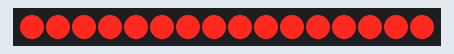
Bench run of a sketch on a simulated Arduino Uno, built with avr-gcc and run on an emulated ATmega328P. Shown: 16 shift-register outputs drawn as a row of LEDs (first output left, lit = HIGH). Wiring (inferred from the names in the program): 2 × shift register (74HC595): data pin 11; shift clock pin 12; latch pin 8. Wiring (inferred from the signals the program sends): row of LEDs: on Q0, Q1, Q2, Q3, Q4, Q5, Q6, Q7, Q8, Q9, Q10, Q11, Q12, Q13, Q14, Q15.

Above: at 2.35 s.
At 2.95 s:
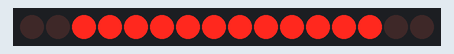
At 3.55 s:
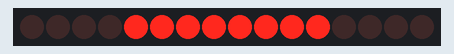
At 5.05 s:
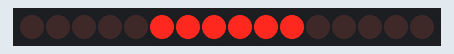
At 7.15 s:
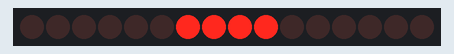
At 8.65 s:
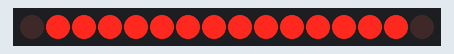
Timing chart, 0 to 9.1 s (numbered marks = the images above):
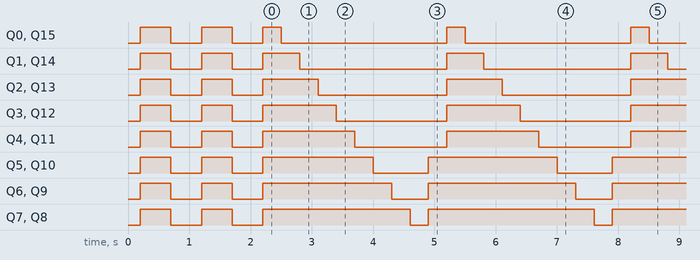

The sketch:

8-shiftRegister-dualDefinedArray.ino
```cpp
//**************************************************************//
//  Name    : shiftOutCode, Predefined Dual Array Style         //
//  Author  : Carlyn Maw, Tom Igoe                              //
//  Date    : 25 Oct, 2006                                      //
//  Version : 1.0                                               //
//  Notes   : Code for using a 74HC595 Shift Register           //
//          : to count from 0 to 255                            //
//****************************************************************
//Pin connected to ST_CP of 74HC595
int latchPin = 8;
//Pin connected to SH_CP of 74HC595
int clockPin = 12;
////Pin connected to DS of 74HC595
int dataPin = 11;
//holders for infromation you're going to pass to shifting function
byte dataRED;
byte dataGREEN;
byte dataArrayRED[10];
byte dataArrayGREEN[10];
void setup() {
  //set pins to output because they are addressed in the main loop
  pinMode(latchPin, OUTPUT);
  Serial.begin(9600);
  //Arduino doesn't seem to have a way to write binary straight into the code
  //so these values are in HEX.  Decimal would have been fine, too.
  dataArrayRED[0] = 0xFF; //11111111
  dataArrayRED[1] = 0xFE; //11111110
  dataArrayRED[2] = 0xFC; //11111100
  dataArrayRED[3] = 0xF8; //11111000
  dataArrayRED[4] = 0xF0; //11110000
  dataArrayRED[5] = 0xE0; //11100000
  dataArrayRED[6] = 0xC0; //11000000
  dataArrayRED[7] = 0x80; //10000000
  dataArrayRED[8] = 0x00; //00000000
  dataArrayRED[9] = 0xE0; //11100000
  //Arduino doesn't seem to have a way to write binary straight into the code
  //so these values are in HEX.  Decimal would have been fine, too.
  dataArrayGREEN[0] = 0xFF; //11111111
  dataArrayGREEN[1] = 0x7F; //01111111
  dataArrayGREEN[2] = 0x3F; //00111111
  dataArrayGREEN[3] = 0x1F; //00011111
  dataArrayGREEN[4] = 0x0F; //00001111
  dataArrayGREEN[5] = 0x07; //00000111
  dataArrayGREEN[6] = 0x03; //00000011
  dataArrayGREEN[7] = 0x01; //00000001
  dataArrayGREEN[8] = 0x00; //00000000
  dataArrayGREEN[9] = 0x07; //00000111
  //function that blinks all the LEDs
  //gets passed the number of blinks and the pause time
  blinkAll_2Bytes(2, 500);
}
void loop() {
  for (int j = 0; j < 10; j++) {
    //load the light sequence you want from array
    dataRED = dataArrayRED[j];
    dataGREEN = dataArrayGREEN[j];
    //ground latchPin and hold low for as long as you are transmitting
    digitalWrite(latchPin, 0);
    //move 'em out
    shiftOut(dataPin, clockPin, dataGREEN);
    shiftOut(dataPin, clockPin, dataRED);
    //return the latch pin high to signal chip that it
    //no longer needs to listen for information
    digitalWrite(latchPin, 1);
    delay(300);
  }
}
// the heart of the program
void shiftOut(int myDataPin, int myClockPin, byte myDataOut) {
  // This shifts 8 bits out MSB first,
  //on the rising edge of the clock,
  //clock idles low
  //internal function setup
  int i = 0;
  int pinState;
  pinMode(myClockPin, OUTPUT);
  pinMode(myDataPin, OUTPUT);
  //clear everything out just in case to
  //prepare shift register for bit shifting
  digitalWrite(myDataPin, 0);
  digitalWrite(myClockPin, 0);
  //for each bit in the byte myDataOut&#xFFFD;
  //NOTICE THAT WE ARE COUNTING DOWN in our for loop
  //This means that %00000001 or "1" will go through such
  //that it will be pin Q0 that lights.
  for (i = 7; i >= 0; i--)  {
    digitalWrite(myClockPin, 0);
    //if the value passed to myDataOut and a bitmask result
    // true then... so if we are at i=6 and our value is
    // %11010100 it would the code compares it to %01000000
    // and proceeds to set pinState to 1.
    if ( myDataOut & (1 << i) ) {
      pinState = 1;
    }
    else {
      pinState = 0;
    }
    //Sets the pin to HIGH or LOW depending on pinState
    digitalWrite(myDataPin, pinState);
    //register shifts bits on upstroke of clock pin
    digitalWrite(myClockPin, 1);
    //zero the data pin after shift to prevent bleed through
    digitalWrite(myDataPin, 0);
  }
  //stop shifting
  digitalWrite(myClockPin, 0);
}
//blinks the whole register based on the number of times you want to
//blink "n" and the pause between them "d"
//starts with a moment of darkness to make sure the first blink
//has its full visual effect.
void blinkAll_2Bytes(int n, int d) {
  digitalWrite(latchPin, 0);
  shiftOut(dataPin, clockPin, 0);
  shiftOut(dataPin, clockPin, 0);
  digitalWrite(latchPin, 1);
  delay(200);
  for (int x = 0; x < n; x++) {
    digitalWrite(latchPin, 0);
    shiftOut(dataPin, clockPin, 255);
    shiftOut(dataPin, clockPin, 255);
    digitalWrite(latchPin, 1);
    delay(d);
    digitalWrite(latchPin, 0);
    shiftOut(dataPin, clockPin, 0);
    shiftOut(dataPin, clockPin, 0);
    digitalWrite(latchPin, 1);
    delay(d);
  }
}
```

Measured:
- by itself, Q0, Q15: goes LOW 0.50 s, HIGH 0.50 s, LOW 0.50 s, 12 × (HIGH 0.30 s, LOW 2.7 s), HIGH 0.30 s, then LOW
- by itself, Q1, Q14: goes LOW 0.50 s, HIGH 0.50 s, LOW 0.50 s, 12 × (HIGH 0.60 s, LOW 2.4 s), HIGH 0.60 s, then LOW
- by itself, Q2, Q13: goes LOW 0.50 s, HIGH 0.50 s, LOW 0.50 s, 12 × (HIGH 0.90 s, LOW 2.1 s), HIGH 0.90 s, then LOW
- by itself, Q3, Q12: goes LOW 0.50 s, HIGH 0.50 s, LOW 0.50 s, 12 × (HIGH 1.2 s, LOW 1.8 s), HIGH 1.2 s, then LOW
- by itself, Q4, Q11: goes LOW 0.50 s, HIGH 0.50 s, LOW 0.50 s, 12 × (HIGH 1.5 s, LOW 1.5 s), HIGH 1.5 s, then LOW
- by itself, Q5, Q10: goes LOW 0.50 s, HIGH 0.50 s, LOW 0.50 s, HIGH 1.8 s, 11 × (LOW 0.90 s, HIGH 2.1 s), LOW 0.90 s, then HIGH
- by itself, Q6, Q9: goes LOW 0.50 s, HIGH 0.50 s, LOW 0.50 s, HIGH 2.1 s, 11 × (LOW 0.60 s, HIGH 2.4 s), LOW 0.60 s, then HIGH
- by itself, Q7, Q8: goes LOW 0.50 s, HIGH 0.50 s, LOW 0.50 s, HIGH 2.4 s, 11 × (LOW 0.30 s, HIGH 2.7 s), LOW 0.30 s, then HIGH
